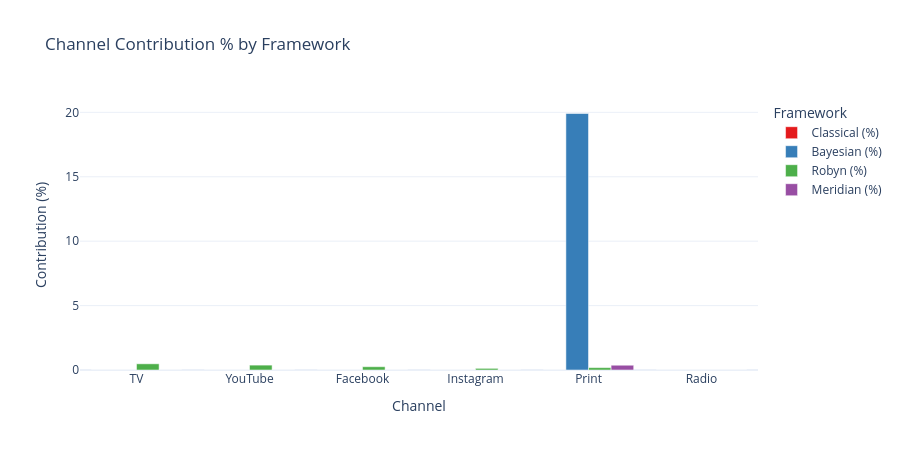

The code cell stored with this chart in its notebook:
### Markdown cell above
## 6. Framework Consensus Analysis

### Code cell
# =============================================================================
# Framework Consensus Analysis
# =============================================================================

# Compare channel contribution % across all 4 frameworks
framework_comparison = pd.DataFrame({
    'Channel': [channel_display.get(ch, ch) for ch in channels],
    'Classical (%)': [classical_decomp.get(ch, 0)/total_sales*100 for ch in channels],
    'Bayesian (%)': [bayesian_decomp.get(ch, 0)/total_sales*100 for ch in channels],
    'Robyn (%)': [robyn_decomp.get(ch, 0)/total_sales*100 for ch in channels],
    'Meridian (%)': [meridian_decomp.get(ch, 0)/total_sales*100 for ch in channels]
})

# Calculate average and std
framework_comparison['Average (%)'] = framework_comparison[['Classical (%)', 'Bayesian (%)', 'Robyn (%)', 'Meridian (%)']].mean(axis=1)
framework_comparison['Std Dev'] = framework_comparison[['Classical (%)', 'Bayesian (%)', 'Robyn (%)', 'Meridian (%)']].std(axis=1)

# Flag disagreement (>20% relative difference)
framework_comparison['Agreement'] = framework_comparison['Std Dev'] / framework_comparison['Average (%)'].replace(0, np.nan) * 100
framework_comparison['Status'] = framework_comparison['Agreement'].apply(
    lambda x: '⚠️ Disagree' if pd.notna(x) and x > 30 else '✅ Agree'
)

print("=" * 90)
print("CHANNEL CONTRIBUTION COMPARISON ACROSS FRAMEWORKS")
print("=" * 90)
print(framework_comparison.round(2).to_string(index=False))

# Create comparison bar chart
fig = framework_comparison.melt(
    id_vars=['Channel', 'Average (%)', 'Std Dev', 'Agreement', 'Status'],
    value_vars=['Classical (%)', 'Bayesian (%)', 'Robyn (%)', 'Meridian (%)'],
    var_name='Framework',
    value_name='Contribution (%)'
)

fig_bar = px.bar(
    fig, x='Channel', y='Contribution (%)', color='Framework',
    barmode='group', title="Channel Contribution % by Framework",
    color_discrete_sequence=px.colors.qualitative.Set1
)

fig_bar.update_layout(height=450, template="plotly_white")
fig_bar.write_image("../outputs/figures/framework_consensus.png", scale=2)
fig_bar.show()
print("\n✅ Saved: ../outputs/figures/framework_consensus.png")

# Pairwise correlation between frameworks
print("\n" + "=" * 60)
print("PAIRWISE CORRELATION BETWEEN FRAMEWORKS")
print("=" * 60)

frameworks_data = framework_comparison[['Classical (%)', 'Bayesian (%)', 'Robyn (%)', 'Meridian (%)']].T
corr_matrix = frameworks_data.corr()
print(corr_matrix.round(3))

### Figure 1 — Plotly figure (JSON) as saved in the notebook; plotly's stock layout.template omitted (floating-point values rounded to 4 significant figures)
{"data": [{"alignmentgroup": "True", "hovertemplate": "Framework=Classical (%)<br>Channel=%{x}<br>Contribution (%)=%{y}<extra></extra>", "legendgroup": "Classical (%)", "marker": {"color": "rgb(228,26,28)", "pattern": {"shape": ""}}, "name": "Classical (%)", "offsetgroup": "Classical (%)", "orientation": "v", "showlegend": true, "textposition": "auto", "type": "bar", "x": ["TV", "YouTube", "Facebook", "Instagram", "Print", "Radio"], "xaxis": "x", "y": [0.0, 0.0, 0.0, 0.0, 0.0, 0.0], "yaxis": "y"}, {"alignmentgroup": "True", "hovertemplate": "Framework=Bayesian (%)<br>Channel=%{x}<br>Contribution (%)=%{y}<extra></extra>", "legendgroup": "Bayesian (%)", "marker": {"color": "rgb(55,126,184)", "pattern": {"shape": ""}}, "name": "Bayesian (%)", "offsetgroup": "Bayesian (%)", "orientation": "v", "showlegend": true, "textposition": "auto", "type": "bar", "x": ["TV", "YouTube", "Facebook", "Instagram", "Print", "Radio"], "xaxis": "x", "y": [0.0, 0.0, 0.0, 0.0, 19.91, 0.0], "yaxis": "y"}, {"alignmentgroup": "True", "hovertemplate": "Framework=Robyn (%)<br>Channel=%{x}<br>Contribution (%)=%{y}<extra></extra>", "legendgroup": "Robyn (%)", "marker": {"color": "rgb(77,175,74)", "pattern": {"shape": ""}}, "name": "Robyn (%)", "offsetgroup": "Robyn (%)", "orientation": "v", "showlegend": true, "textposition": "auto", "type": "bar", "x": ["TV", "YouTube", "Facebook", "Instagram", "Print", "Radio"], "xaxis": "x", "y": [0.4807, 0.3787, 0.2543, 0.1276, 0.1836, 0.0], "yaxis": "y"}, {"alignmentgroup": "True", "hovertemplate": "Framework=Meridian (%)<br>Channel=%{x}<br>Contribution (%)=%{y}<extra></extra>", "legendgroup": "Meridian (%)", "marker": {"color": "rgb(152,78,163)", "pattern": {"shape": ""}}, "name": "Meridian (%)", "offsetgroup": "Meridian (%)", "orientation": "v", "showlegend": true, "textposition": "auto", "type": "bar", "x": ["TV", "YouTube", "Facebook", "Instagram", "Print", "Radio"], "xaxis": "x", "y": [0.0, 0.0, 0.0, 0.0, 0.3702, 0.0], "yaxis": "y"}], "layout": {"barmode": "group", "height": 450, "legend": {"title": {"text": "Framework"}, "tracegroupgap": 0}, "title": {"text": "Channel Contribution % by Framework"}, "xaxis": {"anchor": "y", "domain": [0.0, 1.0], "title": {"text": "Channel"}}, "yaxis": {"anchor": "x", "domain": [0.0, 1.0], "title": {"text": "Contribution (%)"}}}}
